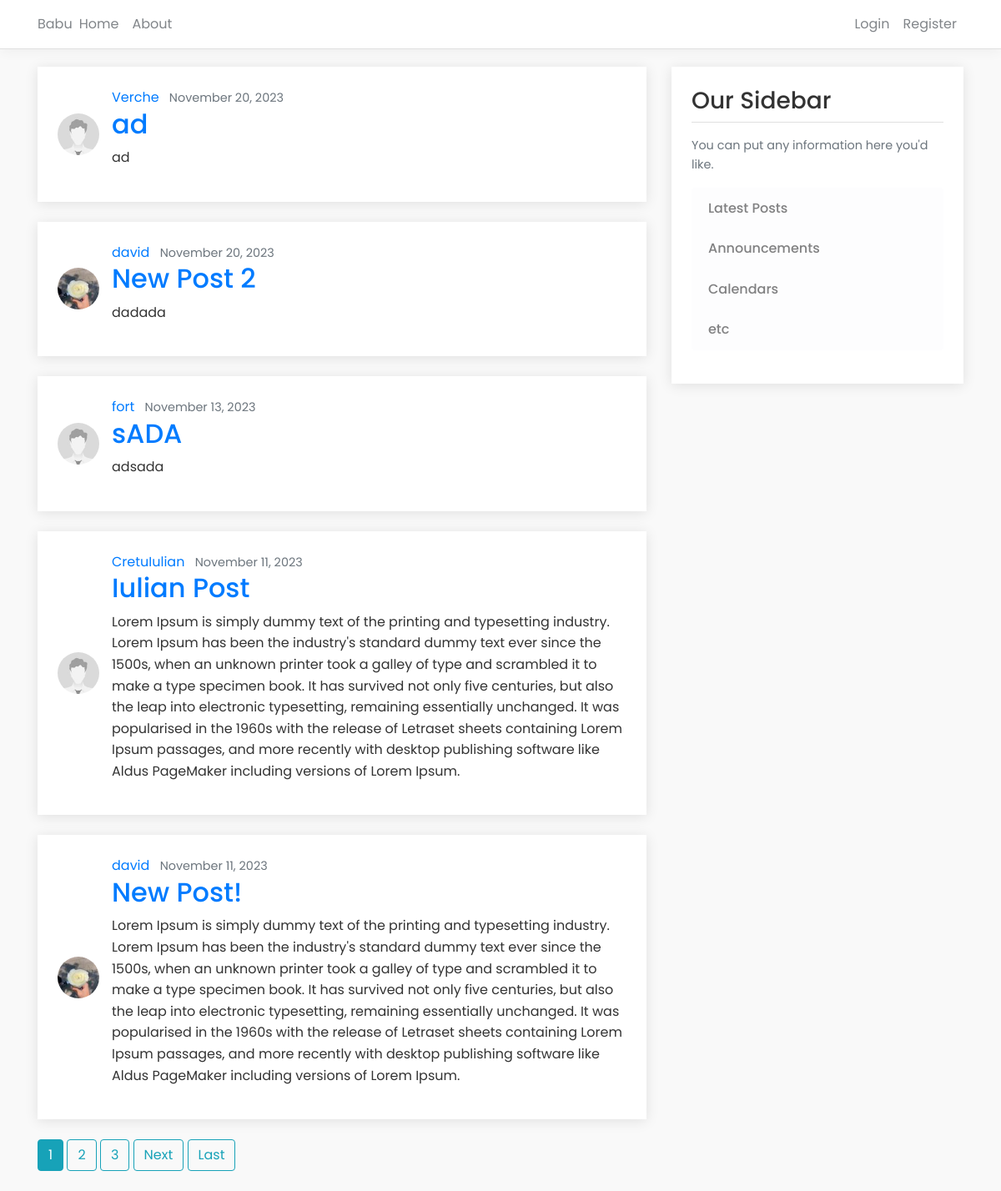
The page / on the database its author committed.
### blog/models.py (models this page shows, shortened)
class Post(models.Model):
    title = models.CharField(max_length=100)
    content = models.TextField()
    date_posted = models.DateTimeField(default=timezone.now)
    author = models.ForeignKey(User, on_delete=models.CASCADE)

### users/models.py (models this page shows, shortened)
class Profile(models.Model):
    user = models.OneToOneField(User, on_delete=models.CASCADE)
    image = models.ImageField(default='default.jpg', upload_to='profile_pics')

### blog/views.py (the view)
# urls.py: path('', PostListView.as_view(), name='blog-home'),
class PostListView(ListView):
	model = Post
	template_name = 'blog/home.html'
	context_object_name = 'posts'
	ordering = ['-date_posted']
	paginate_by = 5

### blog/templates/blog/home.html (shortened to what this page needs)
{% extends "blog/base.html" %}
{% block content %}
    {% for post in posts %}
        <article class="media content-section">
          <img class="rounded-circle article-img" src="{{ post.author.profile.image.url }}">
          <div class="media-body">
            <div class="article-metadata">
              <a class="mr-2" href="{% url 'user-posts' post.author.username %}">{{ post.author }}</a>
              <small class="text-muted">{{ post.date_posted|date:"F d, Y" }}</small>
            </div>
            <h2><a class="article-title" href="{% url 'post-detail' post.id %}">{{ post.title }}</a></h2>
            <p class="article-content">{{ post.content }}</p>
          </div>
        </article>
    {% endfor %}
    {% if is_paginated %}
      {% for num in page_obj.paginator.page_range %}
        {% if page_obj.number == num %}
          <a class="btn btn-info mb-4" href="?page={{ num }}">{{ num }}</a>
        {% elif num > page_obj.number|add:'-3' and num < page_obj.number|add:'3' %}
          <a class="btn btn-outline-info mb-4" href="?page={{ num }}">{{ num }}</a>
        {% endif %}
      {% endfor %}
      {% if page_obj.has_next %}
        <a class="btn btn-outline-info mb-4" href="?page={{ page_obj.next_page_number }}">Next</a>
        <a class="btn btn-outline-info mb-4" href="?page={{ page_obj.paginator.num_pages }}">Last</a>
      {% endif %}
    {% endif %}
{% endblock content %}

### blog/static/blog/main.css (style rules this page uses)
body { font-family: 'Poppins', sans-serif; line-height: 1.6; color: #333; background: #f9f9f9; }
a { transition: color 0.3s ease; }
.content-section { background: #fff; padding: 1.5rem; margin-bottom: 1.5rem; box-shadow: 0 2px 15px rgba(0, 0, 0, 0.1); }
.text-muted { font-size: 0.9rem; }
.article-img { width: 50px; height: 50px; border-radius: 10px; object-fit: cover; margin-right: 15px; }
.media { display: flex; align-items: center; }
.media-body { flex: 1; }

### rows shown on the page
Post: author.profile.image (placeholder picture), author "Verche", date_posted "November 20, 2023", title "ad", content "ad"
Post: author.profile.image (picture), author "david", date_posted "November 20, 2023", title "New Post 2", content "dadada"
Post: author.profile.image (placeholder picture), author "fort", date_posted "November 13, 2023", title "sADA", content "adsada"
Post: author.profile.image (placeholder picture), author "CretuIulian", date_posted "November 11, 2023", title "Iulian Post", content "Lorem Ipsum is simply dummy text of the printing and typesetting industry. Lorem Ipsum has been the industry's standard dummy text ever since the 1500s, when an unknown printer took a galley of type and scrambled it to make a type specimen book. It has survived not only five centuries, but also the leap into electronic typesetting, remaining essentially unchanged. It was popularised in the 1960s with the release of Letraset sheets containing Lorem Ipsum passages, and more recently with desktop publishing software like Aldus PageMaker including versions of Lorem Ipsum."
Post: author.profile.image (picture), author "david", date_posted "November 11, 2023", title "New Post!", content "Lorem Ipsum is simply dummy text of the printing and typesetting industry. Lorem Ipsum has been the industry's standard dummy text ever since the 1500s, when an unknown printer took a galley of type and scrambled it to make a type specimen book. It has survived not only five centuries, but also the leap into electronic typesetting, remaining essentially unchanged. It was popularised in the 1960s with the release of Letraset sheets containing Lorem Ipsum passages, and more recently with desktop publishing software like Aldus PageMaker including versions of Lorem Ipsum."

### other values the page prints
{{ num }} "1"
{{ num }} "2" "3"
